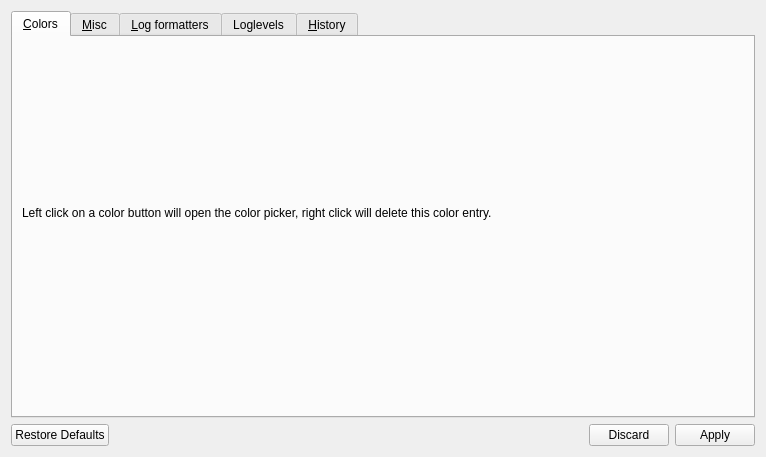
<?xml version="1.0" encoding="UTF-8"?>
<ui version="4.0">
 <class>uiDialog_preferences</class>
 <widget class="QDialog" name="uiDialog_preferences">
  <property name="geometry">
   <rect>
    <x>0</x>
    <y>0</y>
    <width>766</width>
    <height>457</height>
   </rect>
  </property>
  <property name="windowTitle">
   <string>Monal Log Viewer | preferences</string>
  </property>
  <layout class="QVBoxLayout" name="verticalLayout">
   <item>
    <widget class="QTabWidget" name="tabWidget">
     <property name="currentIndex">
      <number>0</number>
     </property>
     <widget class="QWidget" name="uiTab_color">
      <attribute name="title">
       <string>&amp;Colors</string>
      </attribute>
      <layout class="QGridLayout" name="gridLayout_2">
       <item row="0" column="0">
        <widget class="QLabel" name="label">
         <property name="maximumSize">
          <size>
           <width>16777215</width>
           <height>40</height>
          </size>
         </property>
         <property name="text">
          <string>Left click on a color button will open the color picker, right click will delete this color entry.</string>
         </property>
         <property name="alignment">
          <set>Qt::AlignmentFlag::AlignLeading|Qt::AlignmentFlag::AlignLeft|Qt::AlignmentFlag::AlignTop</set>
         </property>
        </widget>
       </item>
       <item row="1" column="0">
        <layout class="QGridLayout" name="uiGridLayout_colorTab">
         <property name="sizeConstraint">
          <enum>QLayout::SizeConstraint::SetNoConstraint</enum>
         </property>
        </layout>
       </item>
      </layout>
     </widget>
     <widget class="QWidget" name="uiTab_misc">
      <attribute name="title">
       <string>&amp;Misc</string>
      </attribute>
      <layout class="QGridLayout" name="gridLayout_3">
       <item row="0" column="0">
        <layout class="QGridLayout" name="gridLayout">
         <item row="0" column="0">
          <layout class="QVBoxLayout" name="uiGridLayout_miscTab"/>
         </item>
        </layout>
       </item>
      </layout>
     </widget>
     <widget class="QWidget" name="uiTab_formatTabs">
      <attribute name="title">
       <string>&amp;Log formatters</string>
      </attribute>
      <layout class="QVBoxLayout" name="verticalLayout_4">
       <item>
        <layout class="QVBoxLayout" name="uiVLayout_formatTabs"/>
       </item>
      </layout>
     </widget>
     <widget class="QWidget" name="tab">
      <attribute name="title">
       <string>Loglevels</string>
      </attribute>
      <layout class="QGridLayout" name="gridLayout_4">
       <item row="0" column="0">
        <layout class="QGridLayout" name="uiGridLayout_loglevelsTab"/>
       </item>
       <item row="1" column="0">
        <layout class="QHBoxLayout" name="horizontalLayout">
         <property name="spacing">
          <number>1</number>
         </property>
         <item>
          <spacer name="horizontalSpacer">
           <property name="orientation">
            <enum>Qt::Orientation::Horizontal</enum>
           </property>
           <property name="sizeHint" stdset="0">
            <size>
             <width>40</width>
             <height>10</height>
            </size>
           </property>
          </spacer>
         </item>
         <item>
          <widget class="QPushButton" name="uiButton_addLoglevel">
           <property name="text">
            <string>Add</string>
           </property>
          </widget>
         </item>
        </layout>
       </item>
      </layout>
     </widget>
     <widget class="QWidget" name="uiTab_history">
      <attribute name="title">
       <string>&amp;History</string>
      </attribute>
      <layout class="QVBoxLayout" name="verticalLayout_3">
       <item>
        <layout class="QVBoxLayout" name="uiVLayout_historyTab"/>
       </item>
      </layout>
     </widget>
    </widget>
   </item>
   <item>
    <widget class="QDialogButtonBox" name="buttonBox">
     <property name="orientation">
      <enum>Qt::Orientation::Horizontal</enum>
     </property>
     <property name="standardButtons">
      <set>QDialogButtonBox::StandardButton::Apply|QDialogButtonBox::StandardButton::Discard|QDialogButtonBox::StandardButton::RestoreDefaults</set>
     </property>
    </widget>
   </item>
  </layout>
 </widget>
 <resources/>
 <connections/>
</ui>
